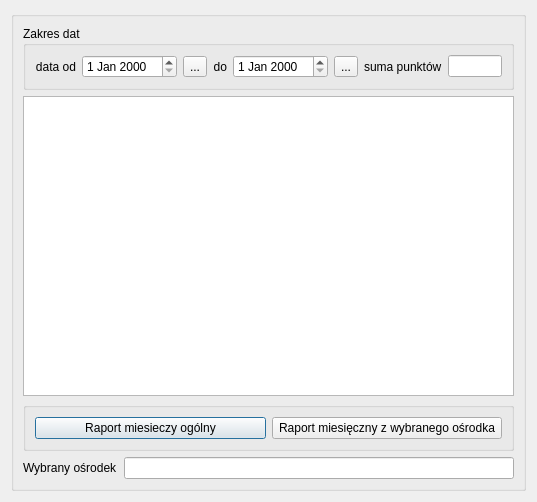
<?xml version="1.0" encoding="UTF-8"?>
<ui version="4.0">
 <class>raporty</class>
 <widget class="QDialog" name="raporty">
  <property name="geometry">
   <rect>
    <x>0</x>
    <y>0</y>
    <width>537</width>
    <height>488</height>
   </rect>
  </property>
  <property name="windowTitle">
   <string>Zestawienie miesięczne</string>
  </property>
  <layout class="QVBoxLayout" name="verticalLayout_2">
   <item>
    <widget class="QGroupBox" name="groupBox_2">
     <property name="title">
      <string/>
     </property>
     <layout class="QFormLayout" name="formLayout">
      <item row="0" column="0" colspan="2">
       <widget class="QGroupBox" name="groupBox">
        <property name="title">
         <string>Zakres dat</string>
        </property>
        <layout class="QHBoxLayout" name="horizontalLayout">
         <item>
          <widget class="QLabel" name="label_data_od">
           <property name="text">
            <string>data od</string>
           </property>
           <property name="alignment">
            <set>Qt::AlignRight|Qt::AlignTrailing|Qt::AlignVCenter</set>
           </property>
          </widget>
         </item>
         <item>
          <widget class="QDateEdit" name="dateEdit_od"/>
         </item>
         <item>
          <widget class="QToolButton" name="toolButton_data_od">
           <property name="text">
            <string>...</string>
           </property>
          </widget>
         </item>
         <item>
          <widget class="QLabel" name="label_data_do">
           <property name="text">
            <string>do</string>
           </property>
           <property name="alignment">
            <set>Qt::AlignRight|Qt::AlignTrailing|Qt::AlignVCenter</set>
           </property>
          </widget>
         </item>
         <item>
          <widget class="QDateEdit" name="dateEdit_do"/>
         </item>
         <item>
          <widget class="QToolButton" name="toolButton_data_do">
           <property name="text">
            <string>...</string>
           </property>
          </widget>
         </item>
         <item>
          <widget class="QLabel" name="label_suma_punktow">
           <property name="text">
            <string>suma punktów</string>
           </property>
          </widget>
         </item>
         <item>
          <widget class="QLineEdit" name="lineEdit_suma_punktow">
           <property name="maximumSize">
            <size>
             <width>100</width>
             <height>16777215</height>
            </size>
           </property>
          </widget>
         </item>
        </layout>
       </widget>
      </item>
      <item row="3" column="0" colspan="2">
       <widget class="QTableView" name="tableView_osrodki_punkty">
        <property name="minimumSize">
         <size>
          <width>0</width>
          <height>300</height>
         </size>
        </property>
       </widget>
      </item>
      <item row="5" column="1">
       <widget class="QLineEdit" name="lineEdit_wybor"/>
      </item>
      <item row="5" column="0">
       <widget class="QLabel" name="label_wybor">
        <property name="text">
         <string>Wybrany ośrodek</string>
        </property>
       </widget>
      </item>
      <item row="4" column="0" colspan="2">
       <widget class="QGroupBox" name="groupBox_3">
        <property name="title">
         <string/>
        </property>
        <layout class="QHBoxLayout" name="horizontalLayout_2">
         <item>
          <widget class="QPushButton" name="pushButton_druk">
           <property name="text">
            <string>Raport miesieczy ogólny</string>
           </property>
          </widget>
         </item>
         <item>
          <widget class="QPushButton" name="pushButton_druk2">
           <property name="text">
            <string>Raport miesięczny z wybranego ośrodka</string>
           </property>
          </widget>
         </item>
        </layout>
       </widget>
      </item>
     </layout>
    </widget>
   </item>
  </layout>
 </widget>
 <resources/>
 <connections/>
</ui>
